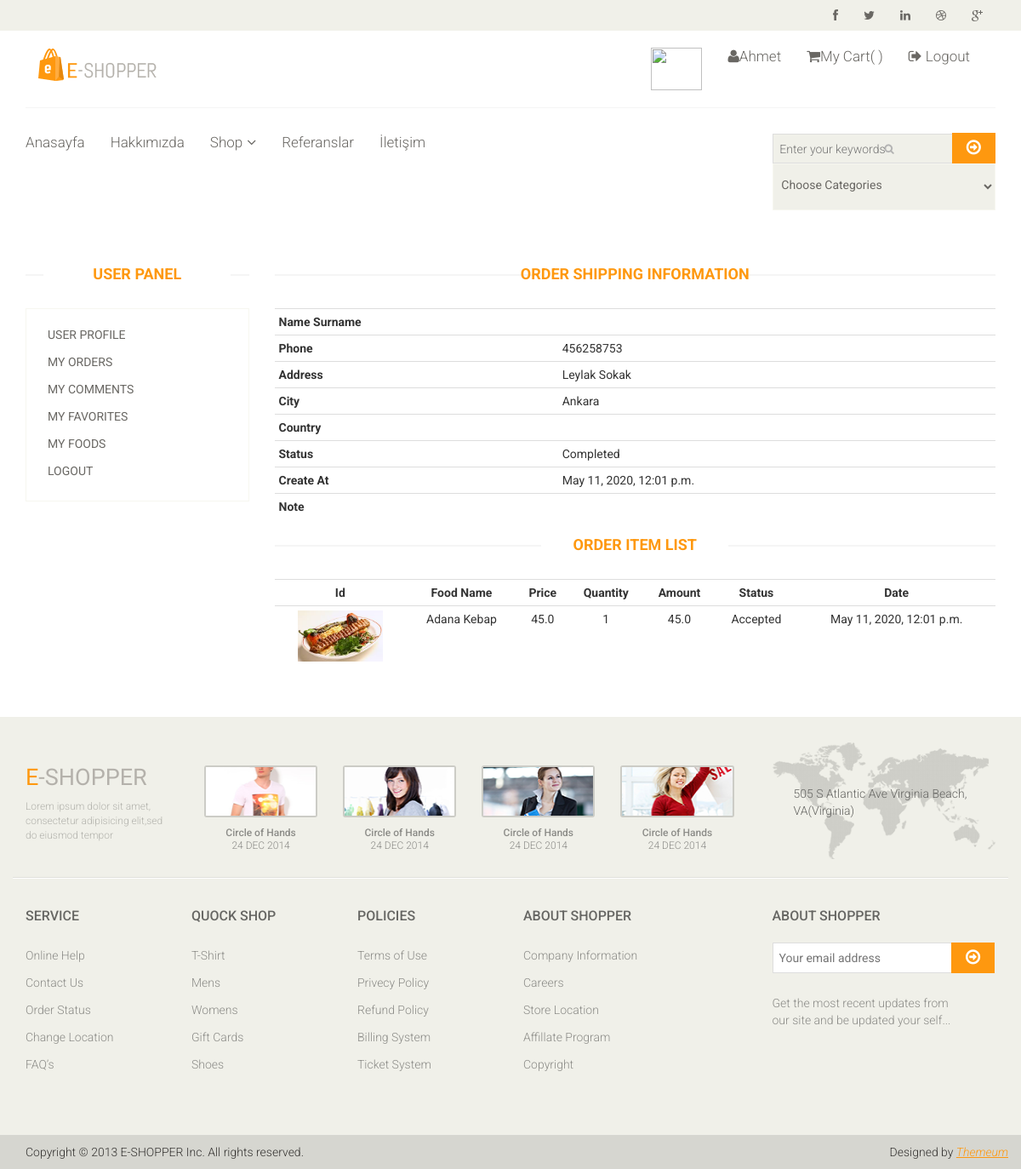
The app's page /user/orderdetail/2 (signed in) with its own data.
### order/models.py (models this page shows, shortened)
class Order(models.Model):
    STATUS = (
        ('New', 'Yeni'),
        ('Accepted', 'Accepted'),
        ('Preaparing', 'Preaparing'),
        ('Completed', 'Completed'),
        ('Canceled', 'Canceled'),
    )
    user = models.ForeignKey(User, on_delete=models.SET_NULL, null=True)
    code = models.CharField(max_length=5, editable=False)
    first_name = models.CharField(max_length=10)
    last_name = models.CharField(max_length=10)
    phone = models.CharField(blank=True, max_length=20)
    address = models.CharField(blank=True, max_length=150)
    city = models.CharField(blank=True, max_length=20)
    country = models.CharField(blank=True, max_length=20)
    total = models.FloatField()
    status = models.CharField(choices=STATUS, max_length=10, default='New')
    ip = models.CharField(blank=True, max_length=20)
    adminnote = models.CharField(blank=True, max_length=100)
    create_at = models.DateTimeField(auto_now_add=True)
    update_at = models.DateTimeField(auto_now=True)

class OrderProduct(models.Model):
    STATUS = (
        ('New', 'Yeni'),
        ('Accepted', 'Accepted'),
        ('Canceled', 'Canceled'),
    )
    order = models.ForeignKey(Order, on_delete=models.CASCADE)
    user = models.ForeignKey(User, on_delete=models.CASCADE)
    product = models.ForeignKey(Food, on_delete=models.CASCADE)
    quantity = models.IntegerField()
    price = models.FloatField()
    amount = models.FloatField()
    status = models.CharField(choices=STATUS, max_length=18, default='New')
    create_at = models.DateTimeField(auto_now_add=True)
    update_at = models.DateTimeField(auto_now=True)

### food/models.py (models this page shows, shortened)
class Food(models.Model):
    STATUS = (
        ('True', 'Evet'),
        ('False', 'Hayır'),
    )
    category = models.ForeignKey(Category, on_delete=models.CASCADE) #relation with Category table
    title = models.CharField(max_length=150)
    keywords = models.CharField(max_length=255, blank=True)
    description = models.CharField(max_length=255, blank=True)
    image = models.ImageField(blank=True, upload_to='images/')
    price = models.FloatField()
    amount = models.IntegerField()
    detail = RichTextUploadingField()
    slug = models.SlugField(null=False, unique=True)
    status = models.CharField(max_length=10, choices=STATUS)
    create_at = models.DateTimeField(auto_now_add=True)
    update_at = models.DateTimeField(auto_now=True)
    def image_tag(self):
        return mark_safe('<img src="{}" height="50"/>'.format(self.image.url))
    image_tag.short_description = 'Image'

### user/views.py (the view)
# urls.py: path('orderdetail/<int:id>', views.orderdetail, name='orderdetail'),
@login_required(login_url='/login')
def orderdetail(request,id):
    category = Category.objects.all()
    current_user = request.user
    order = Order.objects.get(user_id=current_user.id, id=id)
    orderitems = OrderProduct.objects.filter(order_id=id)
    context = {
        'category': category,
        'order': order,
        'orderitems': orderitems,
    }
    return render(request, 'user_order_detail.html', context)

### user/templates/user_order_detail.html (shortened to what this page needs)
{% extends "homebase.html" %}
{% block content %}
    <div id="contact-page" class="container">
        <div class="bg">
            <div class="row">
                <div class="col-sm-3">
                    <div class="contact-form">
                        <h2 class="title text-center">User Panel</h2>
                        {% include "user_panel.html" %}
                    </div><br>
                </div>
                <div class="col-sm-9">
                <h2 class="title text-center"> Order Shipping Information </h2>
                <table class="table table-condensed">
                        <tr>
                            <th class="text-left">Name Surname</th>
                            <td class="text-left">{{order.user_name}}</td>
                        </tr>
                        <tr>
                            <th class="text-left">Phone</th>
                            <td class="text-left">{{order.phone}}</td>
                        </tr>
                        <tr>
                            <th class="text-left">Address</th>
                            <td class="text-left">{{order.address}}</td>
                        </tr>
                        <tr>
                            <th class="text-left">City</th>
                            <td class="text-left">{{order.city}}</td>
                        </tr>
                        <tr>
                            <th class="text-left">Country</th>
                            <td class="text-left">{{order.country}}</td>
                        </tr>
                     <tr>
                            <th class="text-left">Status</th>
                            <td class="text-left">{{order.status}}</td>
                        </tr>
                     <tr>
                            <th class="text-left">Create At</th>
                            <td class="text-left">{{order.create_at}}</td>
                        </tr>
                    <tr>
                            <th class="text-left">Note</th>
                            <td class="text-left">{{order.adminnote}}</td>
                        </tr>
                    </table>
                    <h2 class="title text-center">Order Item List</h2>
                    <table class="table table-condensed">
                        <tr class="cart_menu">
                            <th class="text-center">Id</th>
                            <th class="text-center">Food Name</th>
                            <th class="text-center">Price</th>
                            <th class="text-center">Quantity</th>
                            <th class="text-center">Amount</th>
                            <th class="text-center">Status</th>
                            <th class="text-center">Date</th>
                        </tr>
                        {% for rs in orderitems %}
                            <tr>
                                <td class="text-center">
                                    <a href="/food/{{ rs.product_id }}/{{ rs.product.slug }}">
                                        <img src="{{rs.product.image.url}}" style="width: 100px" height="60px">
                                    </a>
                                </td>
                                <td class="text-center">{{rs.product.title}}</td>
                                <td class="text-center">{{rs.price}}</td>
                                <td class="text-center">{{rs.quantity}}</td>
                                <td class="text-center">{{rs.amount}}</td>
                                <td class="text-center">{{rs.status}}</td>
                                <td class="text-center">{{rs.create_at}}</td>
                            </tr>
                        {% endfor %}
                    </table>
                    <br>
                    <br>
                </div>
            </div>
        </div>
    </div>
{% endblock %}

### home/templates/header.html (shortened to what this page needs)
{% load static %}
<header id="header">
    <div class="header_top">
        <div class="container">
            <div class="row">
                <div class="col-sm-6">
                    <div class="contactinfo">
                    <br>
                    </div>
                </div>
                <div class="col-sm-6">
                    <div class="social-icons pull-right">
                        <ul class="nav navbar-nav">
                            <li><a href="#"><i class="fa fa-facebook"></i></a></li>
                            <li><a href="#"><i class="fa fa-twitter"></i></a></li>
                            <li><a href="#"><i class="fa fa-linkedin"></i></a></li>
                            <li><a href="#"><i class="fa fa-dribbble"></i></a></li>
                            <li><a href="#"><i class="fa fa-google-plus"></i></a></li>
                        </ul>
                    </div>
                </div>
            </div>
        </div>
    </div>
    <div class="header-middle">
        <div class="container">
            <div class="row">
                <div class="col-md-4 clearfix">
                    <div class="logo pull-left">
                        <a href="/"><img src="{% static 'images/home/logo.png' %}" alt="" /></a>
                    </div>
                </div>
                <div class="col-md-8 clearfix">
                    <div class="mainmenu pull-right">
                        <ul class="nav navbar-nav">
                            {% if user.id is not None %}
                                <li>
                                    <img class="media-object" src="{{profile.image.url}}" style="width: 60px" height="50px" alt="">
                                </li>
                                <li class="dropdown"><a href="#"><i class="fa fa-user"></i>{{ user.first_name }}</a>
                                </li>
                                <li><a href="/shopcart/"><i class="fa fa-shopping-cart"></i>My Cart( {{ request.session.cart_items }} )
                                </a></li>
                                <li><a href="/logout/"><i class="fa fa-sign-out"></i> Logout</a></li>
                            {% else %}
                                <li><a href="/login/"><i class="fa fa-lock"></i> Login</a></li>
                                <li><a href="/signup/"><i class="fa fa-heart"></i> Sign Up</a></li>
                            {% endif %}
                        </ul>
                    </div>
                </div>
            </div>
        </div>
    </div>
    <div class="header-bottom">
        <div class="container">
            <div class="row">
                <div class="col-sm-6">
                    <div class="mainmenu pull-left">
                        <ul class="nav navbar-nav collapse navbar-collapse">
                            <li><a href="/">Anasayfa</a></li>
                            <li><a href="/hakkimizda">Hakkımızda</a></li>
                            <li class="dropdown"><a href="#">Shop<i class="fa fa-angle-down"></i></a>
                            </li>
                            <li><a href="/referanslar">Referanslar</a></li>
                            <li><a href="/iletisim">İletişim</a></li>
                        </ul>
                    </div>
                </div>
                <div class="col-sm-6">
                    <div class="search_box pull-right">
                        <form action="/search/" class="searchform" method="post">
                            <input id="query" name="query" class="input search-input" type="text" placeholder="Enter your keywords">
                            <button type="submit" class="btn btn-default"><i class="fa fa-arrow-circle-o-right"></i></button>
                            <br>
                            <select name="catid" class="input category-products">
                                <option value="0">Choose Categories</option>
                                {% load mptt_tags %}
                            </select>
                        </form>
                    </div>
                </div>
            </div>
        </div>
    </div>
</header>

### home/static/css/main.css (style rules this page uses)
body { font-family: 'Roboto', sans-serif; position: relative; font-weight: 400px; }
ul li { list-style: none; }
a { -webkit-transition: 300ms; transition: 300ms; }
h1, h2, h3, h4, h5, h6 { font-family: 'Roboto', sans-serif; }
.header_top { background: none repeat scroll 0 0 #F0F0E9; }
.social-icons ul li a { border: 0 none; border-radius: 0; color: #696763; padding: 0px; }
.social-icons ul li { display: inline-block; }
.social-icons ul li a i { padding: 11px 15px; transition: all 0.9s ease 0s; -moz-transition: all 0.9s ease 0s; -webkit-transition: all 0.9s ease 0s; -o-transition: all 0.9s ease 0s; }
.header-middle .container .row { border-bottom: 1px solid #f5f5f5; margin-left: 0; margin-right: 0; padding-bottom: 20px; padding-top: 20px; }
.header-bottom { padding-bottom: 30px; padding-top: 30px; }
.navbar-collapse.collapse { padding-left: 0; }
.mainmenu ul li { padding-right: 15px; padding-left: 15px; }
.mainmenu ul li:first-child { padding-left: 0px; }
.mainmenu ul li a { color: #696763; font-family: 'Roboto', sans-serif; font-size: 17px; font-weight: 300; padding: 0; padding-bottom: 10px; }
.search_box input { background: #F0F0E9; border: medium none; color: #B2B2B2; font-family: 'roboto'; font-size: 12px; font-weight: 300; height: 35px; outline: medium none; padding-left: 10px; width: 155px; background-image: url(../images/home/searchicon.png); background-repeat: no-repeat; background-position: 130px; }
.fa-angle-down { padding-left: 5px; }
.searchform input { border: 1px solid #DDDDDD; color: #CCCCC6; font-family: 'Roboto', sans-serif; font-size: 14px; margin-top: 0; outline: medium none; padding: 7px; width: 212px; }
.searchform button { background: #FE980F; border: medium none; border-radius: 0; margin-left: -5px; margin-top: -3px; padding: 7px 17px; }
.searchform button i { color: #FFFFFF; font-size: 20px; }
.category-products { border: 1px solid #F7F7F0; margin-bottom: 35px; padding-bottom: 20px; padding-top: 15px; }
.left-sidebar h2:after, h2.title:after { content: " "; position: absolute; border: 1px solid #f5f5f5; bottom: 8px; left: 0; width: 100%; height: 0; z-index: -2; }
h2.title:before { content: " "; position: absolute; background: #fff; bottom: -6px; width: 220px; height: 30px; z-index: -1; left: 50%; margin-left: -110px; }
h2.title { color: #FE980F; font-family: 'Roboto', sans-serif; font-size: 18px; font-weight: 700; margin: 0 15px; text-transform: uppercase; margin-bottom: 30px; position: relative; }
.bg h2.title { margin-right: 0; margin-left: 0; margin-top: 0; }
.user_info input, select, textarea { background: #F0F0E9; border: 0; color: #696763; padding: 5px; width: 100%; border-radius: 0; resize: none }

### records on screen
Order: phone "456258753", address "Leylak Sokak", city "Ankara", status "Completed", create_at "May 11, 2020, 12:01 p.m."
OrderProduct: product.image (picture), product "Adana Kebap", price "45.0", quantity "1", amount "45.0", status "Accepted", create_at "May 11, 2020, 12:01 p.m."

### other values on screen
{{ user.first_name }} "Ahmet"
